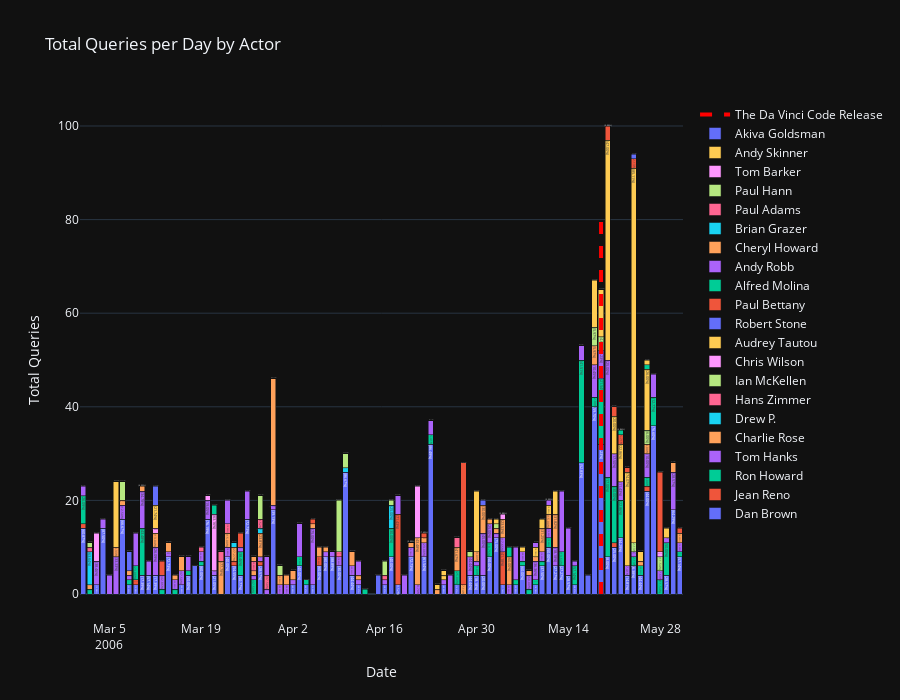

Notebook cell for this chart:
### Markdown cell above
### Die Grafik für tägliche Darstellung einstellen und zeichnen

### Code cell
# Einstellungen für das Diagrammlayout
layout = go.Layout(
    title='Total Queries per Day by Actor',
    xaxis=dict(title='Date'),
    yaxis=dict(title='Total Queries'),
    barmode='stack',
    hovermode='x unified',
    height=700  
)

# Eine Grafik erstellen und Daten hinzufügen
fig = go.Figure(data=data, layout=layout)
fig.add_trace(release_line)

fig.show()
